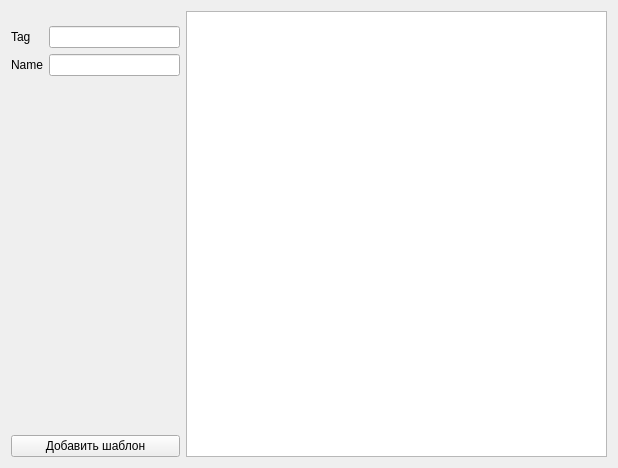
<?xml version="1.0" encoding="UTF-8"?>
<ui version="4.0">
 <class>Form</class>
 <widget class="QWidget" name="Form">
  <property name="windowModality">
   <enum>Qt::NonModal</enum>
  </property>
  <property name="geometry">
   <rect>
    <x>0</x>
    <y>0</y>
    <width>618</width>
    <height>468</height>
   </rect>
  </property>
  <property name="minimumSize">
   <size>
    <width>0</width>
    <height>468</height>
   </size>
  </property>
  <property name="windowTitle">
   <string>Form</string>
  </property>
  <property name="styleSheet">
   <string notr="true"/>
  </property>
  <layout class="QHBoxLayout" name="horizontalLayout_2" stretch="2,5">
   <item>
    <layout class="QVBoxLayout" name="verticalLayout" stretch="0,0">
     <item>
      <layout class="QFormLayout" name="formLayout">
       <property name="topMargin">
        <number>15</number>
       </property>
       <item row="2" column="1">
        <widget class="QLineEdit" name="Name_line"/>
       </item>
       <item row="1" column="1">
        <widget class="QLineEdit" name="tag_line"/>
       </item>
       <item row="1" column="0">
        <widget class="QLabel" name="label">
         <property name="styleSheet">
          <string notr="true"/>
         </property>
         <property name="text">
          <string>Tag</string>
         </property>
        </widget>
       </item>
       <item row="2" column="0">
        <widget class="QLabel" name="label_2">
         <property name="text">
          <string>Name</string>
         </property>
        </widget>
       </item>
      </layout>
     </item>
     <item>
      <widget class="QPushButton" name="add_s_btn">
       <property name="styleSheet">
        <string notr="true"/>
       </property>
       <property name="text">
        <string>Добавить шаблон</string>
       </property>
      </widget>
     </item>
    </layout>
   </item>
   <item>
    <widget class="QTextEdit" name="code_edit"/>
   </item>
  </layout>
 </widget>
 <resources/>
 <connections/>
</ui>
